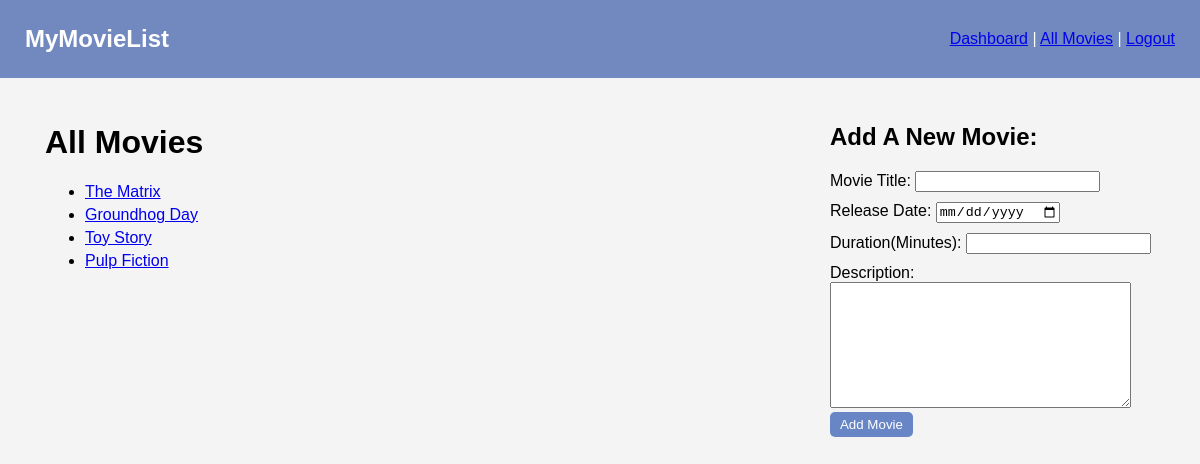
The page /movies/all (signed in) on the database as committed earlier.
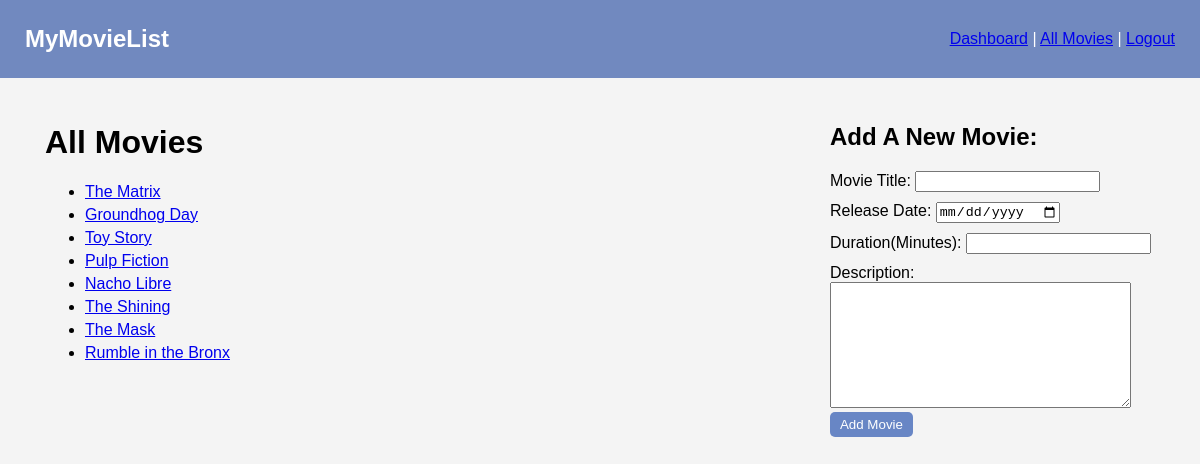
The same page on the database as committed later.
### imdb_app/models.py (models this page shows)
class Movie(models.Model):
    title = models.CharField(max_length = 100)
    release_date = models.DateField()
    desc = models.TextField(max_length = 2000)
    duration = models.IntegerField()
    added_by = models.ForeignKey(User, related_name = 'movies', on_delete = models.CASCADE)
    favorited_by = models.ManyToManyField(User, related_name = 'favorite_movies')
    objects = MovieManager()
    created_at = models.DateTimeField(auto_now_add = True)
    updated_at = models.DateTimeField(auto_now = True)

### imdb_app/views.py (the view)
# urls.py: path('movies/all', views.showAllMovies),
def showAllMovies(request):
    context = {
        'logged_in_user' : User.objects.get(id = request.session['user_id']),
        'all_movies' : Movie.objects.all(),
    }
    return render(request, 'all_movies.html', context)

### imdb_app/templates/all_movies.html (shortened to what this page needs)
<!DOCTYPE html>
<html lang="en" class="web-html">
<head>
    {% load static %}
    <link rel="stylesheet" href="{% static 'css/style.css' %}">
</head>
<header class="nav-header">
    <div>
        <h2>MyMovieList</h2>
    </div>
    <div class="nav-details">
        <p>
            <a href="/dashboard">Dashboard</a>
            |
            <a href="/movies/all">All Movies</a>
            |
            <a href="/logout">Logout</a>
        </p>
    </div>
</header>
<body class="web-body">
    <main>
        <div id="all-movies-section">
            <div>
                <h1>All Movies</h1>
                <div class="movie-list">
                    <ul>
                        {% for movie in all_movies %}
                            <li><a href="/movies/{{movie.id}}">{{movie.title}}</a></li>
                        {% endfor %}
                    </ul>
                </div>
            </div>
            <div>
                <h2>Add A New Movie:</h2>
                <form action="/movies/processNewMovie" method="post">
                    <div>
                        <label>
                            Movie Title:
                            <input type="text" name="title" />
                        </label>
                    </div>
                    <div>
                        <label>
                            Release Date:
                            <input type="date" name="release_date" />
                        </label>
                    </div>
                    <div>
                        <label>
                            Duration(Minutes):
                            <input type="number" name="duration" />
                        </label>
                    </div>
                    <div>
                        <label>Description:</label>
                    </div>
                    <textarea name="desc" cols="35" rows="8"></textarea>
                    <div>
                        <button type="submit">Add Movie</button>
                    </div>
                </form>
            </div>
        </div>
    </main>
</body>
</html>

### imdb_app/static/css/style.css (style rules this page uses)
#all-movies-section { display: flex; justify-content: space-between; }
.web-body, .web-html { margin: auto; height: 100%; font-family: Arial, Helvetica, sans-serif; vertical-align: auto; max-width: 1200px; background-color: #170a19; }
main { background-color: #f4f4f4; padding: 25px; padding-right: 45px; padding-left: 45px; min-height: 100%; max-width: 1200px; }
button { background-color: #6886c5; color: white; padding: 10px; padding-top: 5px; padding-bottom: 5px; border-radius: 5px; border: 0px; cursor: pointer; margin-bottom: 2px; }
input { margin-bottom: 10px; margin-right: 4px; }
a { cursor: pointer; }
li { margin-bottom: 5px; }
.nav-header { display: flex; justify-content: space-between; align-items: center; padding-left: 25px; padding-right: 25px; padding-top: 5px; padding-bottom: 5px; background-color: #7189bf; color: white; }
.nav-details { display: flex; }

Rows that differ between the two databases and show on the page:
added Movie: title "Nacho Libre"
added Movie: title "The Shining"
added Movie: title "The Mask"
added Movie: title "Rumble in the Bronx"
